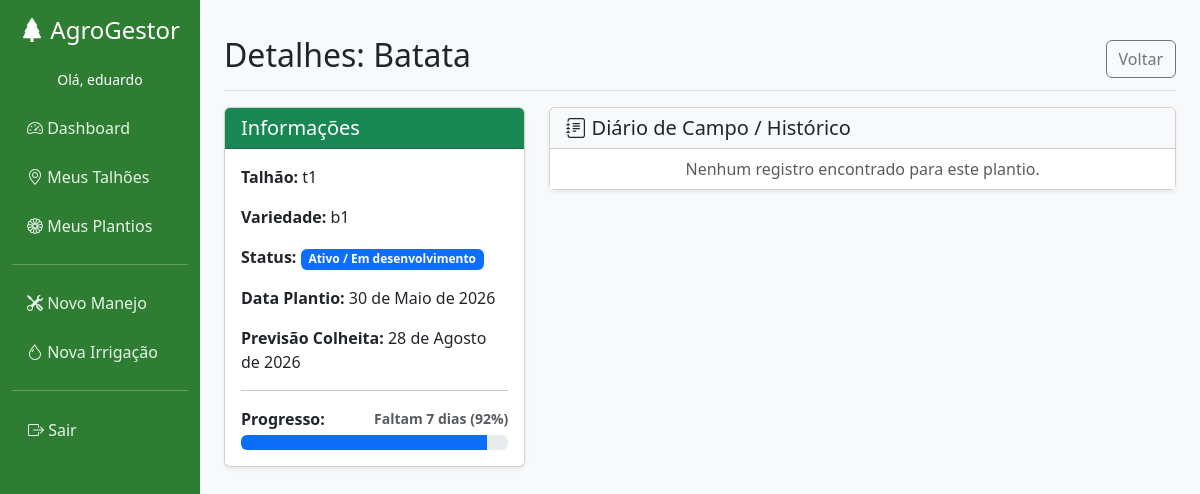
The page /plantios/1/ (signed in) on the database as committed earlier.
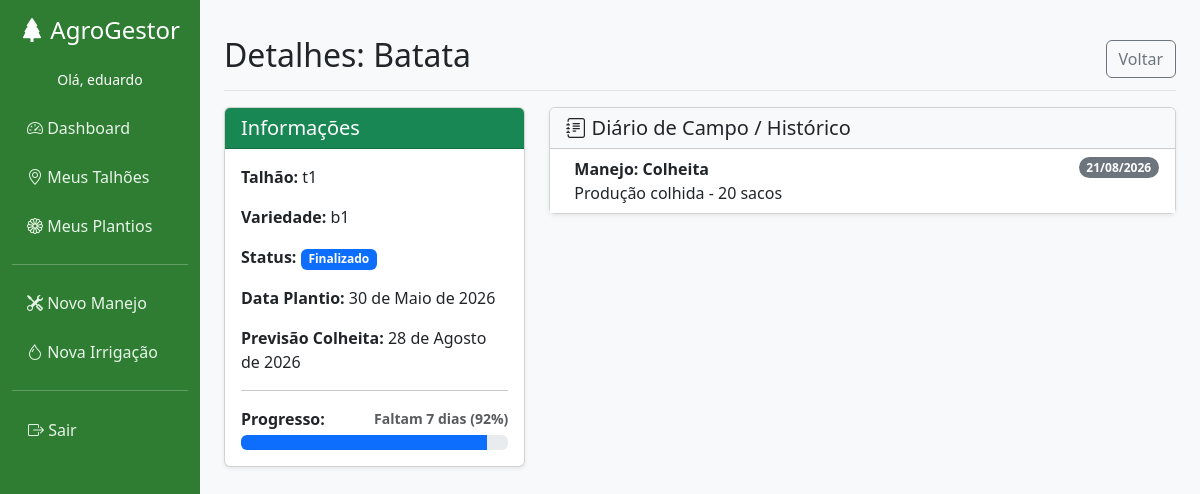
The same page on the database as committed later.
### core/models.py (models this page shows, shortened)
class Plantio(models.Model):
    STATUS_CHOICES = [
        ('PREPARO', 'Preparo do talhão'),
        ('ATIVO', 'Ativo / Em desenvolvimento'),
        ('COLHEITA', 'Em Colheita'),
        ('FINALIZADO', 'Finalizado'),
    ]
    talhao = models.ForeignKey(Talhao, on_delete=models.CASCADE, related_name='plantios')
    cultura = models.CharField(max_length=100, blank=True, null=True, default="Preparo de Solo")
    variedade = models.CharField(max_length=100, blank=True, null=True)
    data_plantio = models.DateField(blank=True, null=True)
    ciclo_dias_estimado = models.PositiveIntegerField('Ciclo (dias)', blank=True, null=True, default=0)
    status = models.CharField(max_length=20, choices=STATUS_CHOICES, default='PREPARO')
    def data_prevista_colheita(self):
        if self.data_plantio and self.ciclo_dias_estimado:
            return self.data_plantio + timedelta(days=self.ciclo_dias_estimado)
        return None
    def dias_decorridos(self):
        if self.data_plantio:
            delta = date.today() - self.data_plantio
            return max(0, delta.days)
        return 0
    def dias_passados(self):
        return self.dias_decorridos()
    def dias_restantes(self):
        if not self.data_plantio or not self.ciclo_dias_estimado:
            return 0
        restantes = self.ciclo_dias_estimado - self.dias_passados()
        return max(0, restantes)
    def progresso_ciclo_porcentagem(self):
        if not self.data_plantio or not self.ciclo_dias_estimado:
            return 0
        decorridos = self.dias_decorridos()
        if decorridos >= self.ciclo_dias_estimado:
            return 100
        return int((decorridos / self.ciclo_dias_estimado) * 100)
    def porcentagem_progresso(self):
        return self.progresso_ciclo_porcentagem()

class Talhao(models.Model):
    TIPO_SOLO_CHOICES = [
        ('Arenoso', 'Arenoso'),
        ('Argiloso', 'Argiloso'),
        ('Misto', 'Misto'),
        ('Siltoso', 'Siltoso'),
        ('Outro', 'Outro'),
    ]
    usuario = models.ForeignKey(User, on_delete=models.CASCADE, related_name='talhoes')
    nome = models.CharField(max_length=100)
    area_m2 = models.DecimalField('Área (m²)', max_digits=10, decimal_places=2)
    tipo_solo = models.CharField(max_length=50, choices=TIPO_SOLO_CHOICES, default='Misto')
    coordenadas = models.JSONField(null=True, blank=True)
    observacoes = models.TextField(blank=True, null=True)

class Manejo(models.Model):
    TIPO_OPERACAO_CHOICES = [
        ('Adubação de Fundação', 'Adubação de Fundação'),
        ('Adubação de Cobertura', 'Adubação de Cobertura'),
        ('Pulverização/Defensivo', 'Pulverização/Defensivo'),
        ('Poda/Desbrota', 'Poda/Desbrota'),
        ('Capina/Roçada', 'Capina/Roçada'),
        ('Tratos Culturais', 'Tratos Culturais'),
        ('Colheita', 'Colheita'),
    ]
    plantio = models.ForeignKey(Plantio, on_delete=models.CASCADE, related_name='manejos')
    data = models.DateField(default=timezone.now)
    tipo_operacao = models.CharField(max_length=100, choices=TIPO_OPERACAO_CHOICES)
    produto_insumo = models.CharField(max_length=150)
    dosagem_quantidade = models.CharField(max_length=100)
    observacoes = models.TextField(blank=True, null=True)

### core/views.py (the view)
# urls.py: path('plantios/<int:pk>/', views.PlantioDetailView.as_view(), name='plantio_detail'),
class PlantioDetailView(LoginRequiredMixin, DetailView):
    model = Plantio
    template_name = 'core/plantio_detail.html'
    context_object_name = 'plantio'
    def get_queryset(self):
        return Plantio.objects.filter(talhao__usuario=self.request.user)
    def get_context_data(self, **kwargs):
        context = super().get_context_data(**kwargs)
        manejos = list(self.object.manejos.all())
        irrigacoes = list(self.object.irrigacoes.all())
        ocorrencias = list(self.object.ocorrencias.all())
        historico = []
        for m in manejos: historico.append({'data': m.data, 'tipo': 'Manejo: ' + m.tipo_operacao, 'detalhe': f"{m.produto_insumo} - {m.dosagem_quantidade}"})
        for i in irrigacoes: historico.append({'data': i.data_hora.date(), 'tipo': 'Irrigação', 'detalhe': f"{i.duracao_minutos} min - {i.lamina_ou_volume or ''}"})
        for o in ocorrencias: historico.append({'data': o.data, 'tipo': 'Ocorrência: ' + o.tipo, 'detalhe': o.descricao})
        historico.sort(key=lambda x: x['data'], reverse=True)
        context['historico'] = historico
        return context

### templates/core/plantio_detail.html
{% extends 'index.html' %}
{% block content %}
<div class="d-flex justify-content-between flex-wrap flex-md-nowrap align-items-center pt-3 pb-2 mb-3 border-bottom">
    <h2>Detalhes: {{ plantio.cultura }}</h2>
    <a href="{% url 'plantio_list' %}" class="btn btn-outline-secondary">Voltar</a>
</div>
<div class="row">
    <div class="col-md-4 mb-4">
        <div class="card shadow-sm">
            <div class="card-header bg-success text-white">
                <h5 class="mb-0">Informações</h5>
            </div>
            <div class="card-body">
                <p><strong>Talhão:</strong> {{ plantio.talhao.nome }}</p>
                <p><strong>Variedade:</strong> {{ plantio.variedade|default:"Não informada" }}</p>
                <p><strong>Status:</strong> <span class="badge bg-primary">{{ plantio.get_status_display }}</span></p>
                <p><strong>Data Plantio:</strong> {{ plantio.data_plantio|default:"Não definido" }}</p>
                <p><strong>Previsão Colheita:</strong> {{ plantio.data_prevista_colheita|default:"-" }}</p>
                <hr>
                <div class="d-flex justify-content-between align-items-center mb-1">
                    <strong>Progresso:</strong>
                    <small class="text-muted fw-bold">
                        {% if plantio.dias_restantes <= 0 %}
                            <span class="text-success"><i class="bi bi-check-circle-fill"></i> Pronto para colheita</span>
                        {% else %}
                            Faltam {{ plantio.dias_restantes }} dias
                        {% endif %}
                        ({{ plantio.porcentagem_progresso }}%)
                    </small>
                </div>
                <div class="progress" style="height: 15px;">
                    <div class="progress-bar {% if plantio.porcentagem_progresso >= 100 %}bg-success{% else %}bg-primary{% endif %}" role="progressbar" style="width: {{ plantio.porcentagem_progresso }}%;"></div>
                </div>
            </div>
        </div>
    </div>
    <div class="col-md-8">
        <div class="card shadow-sm">
            <div class="card-header bg-light d-flex justify-content-between align-items-center">
                <h5 class="mb-0"><i class="bi bi-journal-text"></i> Diário de Campo / Histórico</h5>
            </div>
            <div class="card-body p-0">
                <div class="list-group list-group-flush">
                    {% for item in historico %}
                    <div class="list-group-item d-flex justify-content-between align-items-start">
                        <div class="ms-2 me-auto">
                            <div class="fw-bold">{{ item.tipo }}</div>
                            {{ item.detalhe }}
                        </div>
                        <span class="badge bg-secondary rounded-pill">{{ item.data|date:"d/m/Y" }}</span>
                    </div>
                    {% empty %}
                    <div class="list-group-item text-center text-muted">
                        Nenhum registro encontrado para este plantio.
                    </div>
                    {% endfor %}
                </div>
            </div>
        </div>
    </div>
</div>
{% endblock %}

Rows that differ between the two databases and show on the page:
changed Plantio "Batata": status "Ativo / Em desenvolvimento" → "Finalizado"
added Manejo: data "21/08/2026"
Other text that changed with them:
new list line: "Manejo: Colheita Produção colhida - 20 sacos"
text no longer shown: "Nenhum registro encontrado para este plantio."
